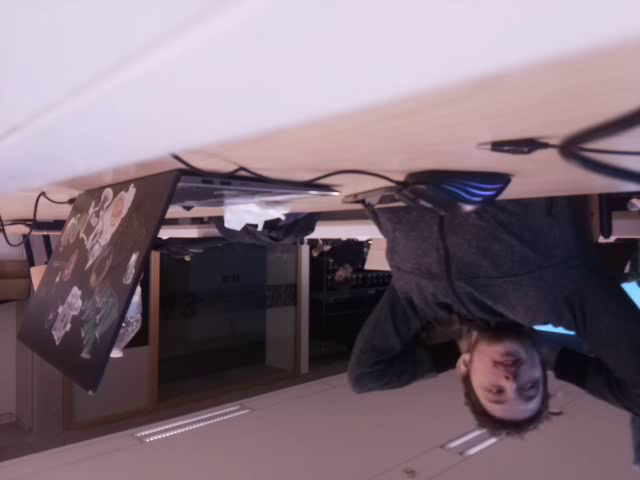
#> input picture frame 51 of TrackingSoftware/opgenomen_video.mp4, 640 x 480 px, given in place of hallway2.mov, which was not available
$ python bgTest.py
#> lines starting #> are read from the running program, lines starting #| are printed output that depends on the picture; pictures that were not available may be replaced by others from this repository, and a replacement may not be noted
import numpy as np
import cv2
import time
import paho.mqtt.client as mqtt
import json


#
# lights = Lights()
# mqtt_controller = MqttController()

# Initialize video capture
cap = cv2.VideoCapture('mov/hallway2.mov')

# Create a background subtractor
fgbgMOG = cv2.createBackgroundSubtractorMOG2()
fgbgKNN = cv2.createBackgroundSubtractorKNN()

# Initialize initialState
initialState = None

#siwtch case for different presets
# switcher = {
#     0:mqtt_controller.mqttTracking,
#     1:mqtt_controller.preset1,
#     2:mqtt_controller.preset2,
#     3:mqtt_controller.preset3,
#     420:mqtt_controller.preset420
# }

while(True):

    #Checking two heights for better detection
    baseLineHeight = 215
    headLineHeight = 181

    #Get active preset
    # mqtt_controller_preset = mqtt_controller.getPreset()

    #Initialize list for detected pixels
    pixels = []

    # if default preset: start video and
    # and change lights if detected movement
    # if(mqtt_controller_preset == 0):

    # Capture frame-by-frame
    ret, frame = cap.read()
#> frame is the input picture: shape (480, 640, 3); mean B, G, R 122.7, 111.1, 128.7
    time.sleep(0.01)
    # find best resolution
    width = 600 # *3
    height = 360 # *3

    #Resize frame
    frame = cv2.resize(frame, (width, height))
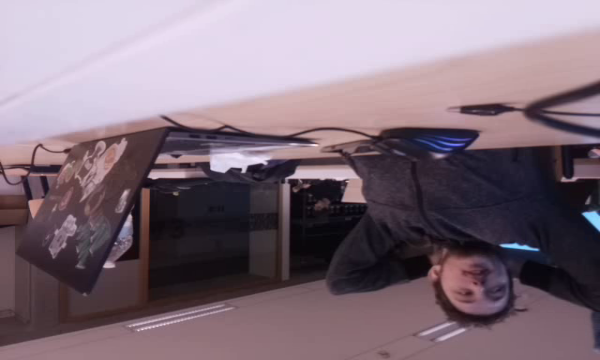
#> frame: shape (360, 600, 3); mean B, G, R 122.6, 111.1, 128.7
    frame = cv2.rotate(frame, cv2.ROTATE_180)
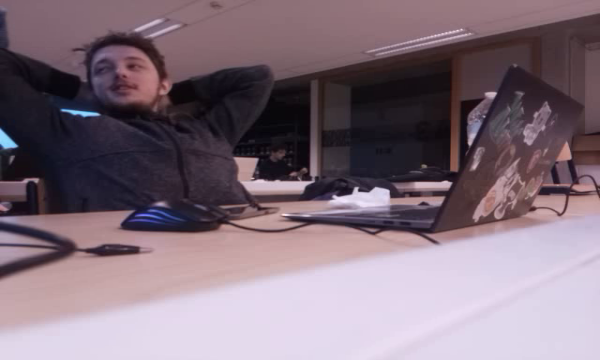
#> frame: shape (360, 600, 3); mean B, G, R 122.6, 111.1, 128.7

    #Apply background subtraction
    # Cuse of learning rate, ppl who stand still for longer period of time will not be tracked
    fgmaskKNN = fgbgKNN.apply(frame, None, 0.0008)
#> fgmaskKNN: shape (360, 600); every value is 255
    fgmaskMOG = fgbgMOG.apply(frame, None, 0.0008)
#> fgmaskMOG: shape (360, 600); every value is 127

    #Blur out the edges
    gray_frameKNN = cv2.GaussianBlur(fgmaskKNN, (21,21), 0)
    gray_frameMOG = cv2.GaussianBlur(fgmaskMOG, (21,21), 0)

    # we will assign grayFrame to initalState if is none
    if initialState is None:
        initialState = gray_frameKNN
        continue

    thresh_frameKNN = cv2.threshold(gray_frameKNN, 100, 255, cv2.THRESH_BINARY)[1]
    thresh_frameMOG = cv2.threshold(gray_frameMOG, 100, 255, cv2.THRESH_BINARY)[1]


    thresh_frameKNN = cv2.dilate(thresh_frameKNN, None, iterations = 2)
    thresh_frameMOG = cv2.dilate(thresh_frameMOG, None, iterations = 2)

    counturs = cv2.findContours(thresh_frameKNN,cv2.RETR_TREE,cv2.CHAIN_APPROX_NONE)

    for i in counturs:
        print(i)


    # [36 lines of commented-out code are left out]


    cv2.imshow('frame', frame)
    cv2.imshow('thresholdKNN', thresh_frameKNN)
    cv2.imshow('thresholdMOG', thresh_frameMOG)
    cv2.imshow('backgroundDiffKNN', fgmaskKNN)
    cv2.imshow('backgroundDiffMOG', fgmaskMOG)

    # Move windows so they are properly placed
    cv2.moveWindow('frame', 100,100)
    cv2.moveWindow('thresholdKNN', 700,100)
    cv2.moveWindow('backgroundDiffKNN', 700,560)

    # else:
    #     switcher[mqtt_controller_preset]()


    if cv2.waitKey(1) & 0xFF == ord('q'):
        break

# When everything is done, release the capture
cap.release()
# Finally, close the window
cv2.destroyAllWindows()
cv2.waitKey(1)

$ run again, starting later in the video
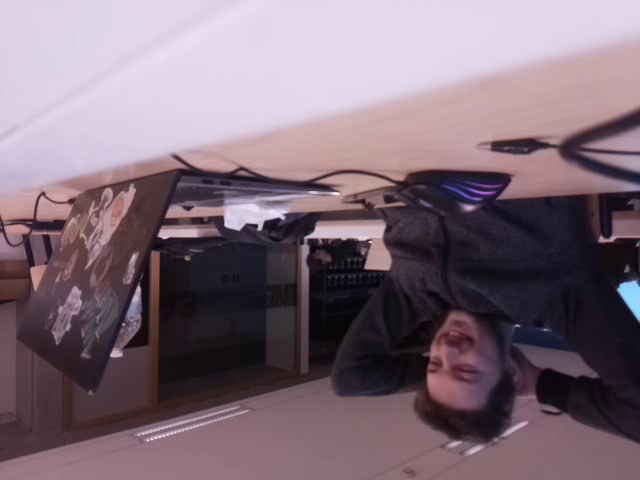
#> input picture frame 233 of TrackingSoftware/opgenomen_video.mp4, 640 x 480 px, given in place of hallway2.mov, which was not available
#> frame is the input picture: shape (480, 640, 3); mean B, G, R 119.9, 108.4, 127
#> `frame = cv2.resize(frame, (width, height))`:
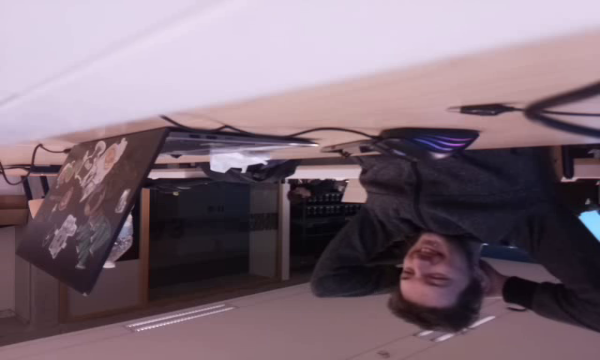
#> frame: shape (360, 600, 3); mean B, G, R 119.9, 108.4, 127
#> `frame = cv2.rotate(frame, cv2.ROTATE_180)`:
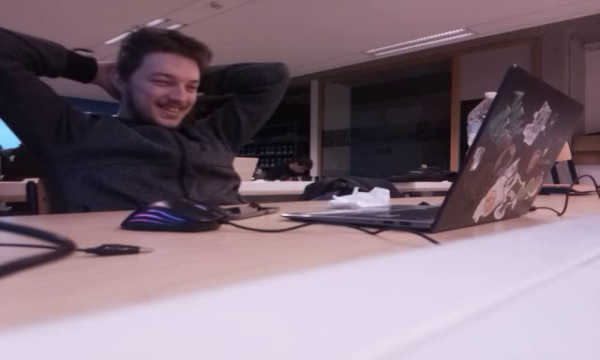
#> frame: shape (360, 600, 3); mean B, G, R 119.9, 108.4, 127
#> fgmaskKNN: shape (360, 600); every value is 255
#> fgmaskMOG: shape (360, 600); every value is 127

$ run again, starting later in the video
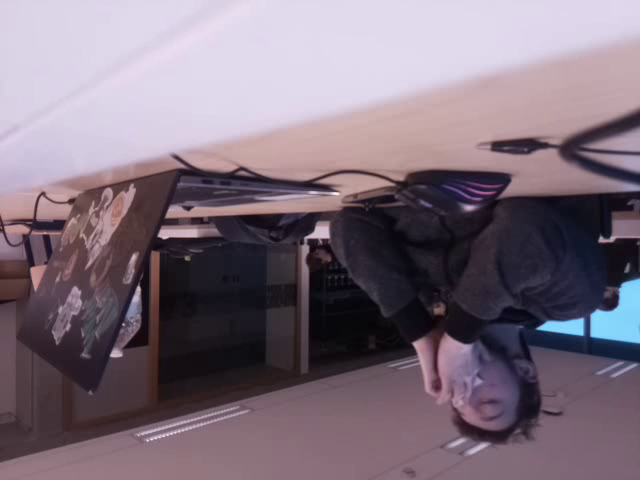
#> input picture frame 414 of TrackingSoftware/opgenomen_video.mp4, 640 x 480 px, given in place of hallway2.mov, which was not available
#> frame is the input picture: shape (480, 640, 3); mean B, G, R 124.4, 111.6, 126.3
#> `frame = cv2.resize(frame, (width, height))`:
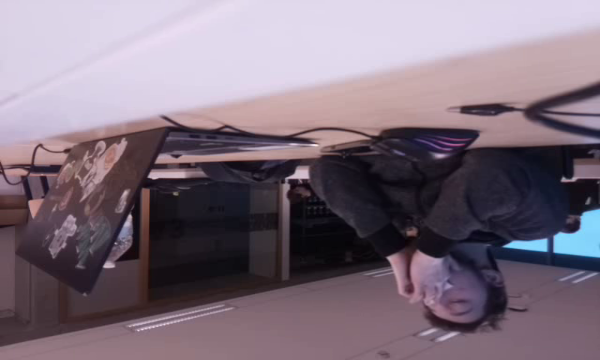
#> frame: shape (360, 600, 3); mean B, G, R 124.4, 111.6, 126.3
#> `frame = cv2.rotate(frame, cv2.ROTATE_180)`:
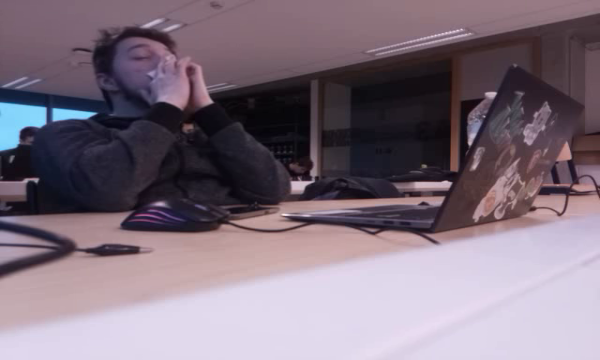
#> frame: shape (360, 600, 3); mean B, G, R 124.4, 111.6, 126.3
#> fgmaskKNN: shape (360, 600); every value is 255
#> fgmaskMOG: shape (360, 600); every value is 127
